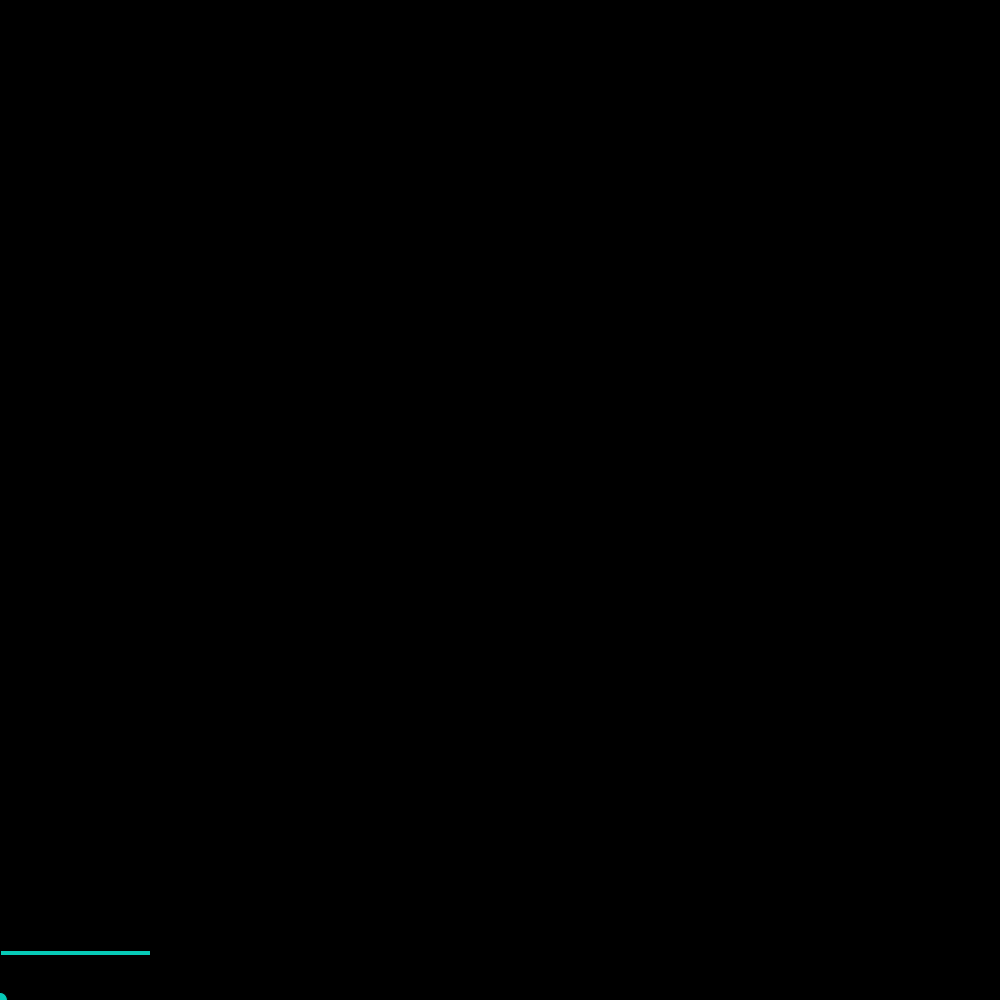
Frame 1 (no input)
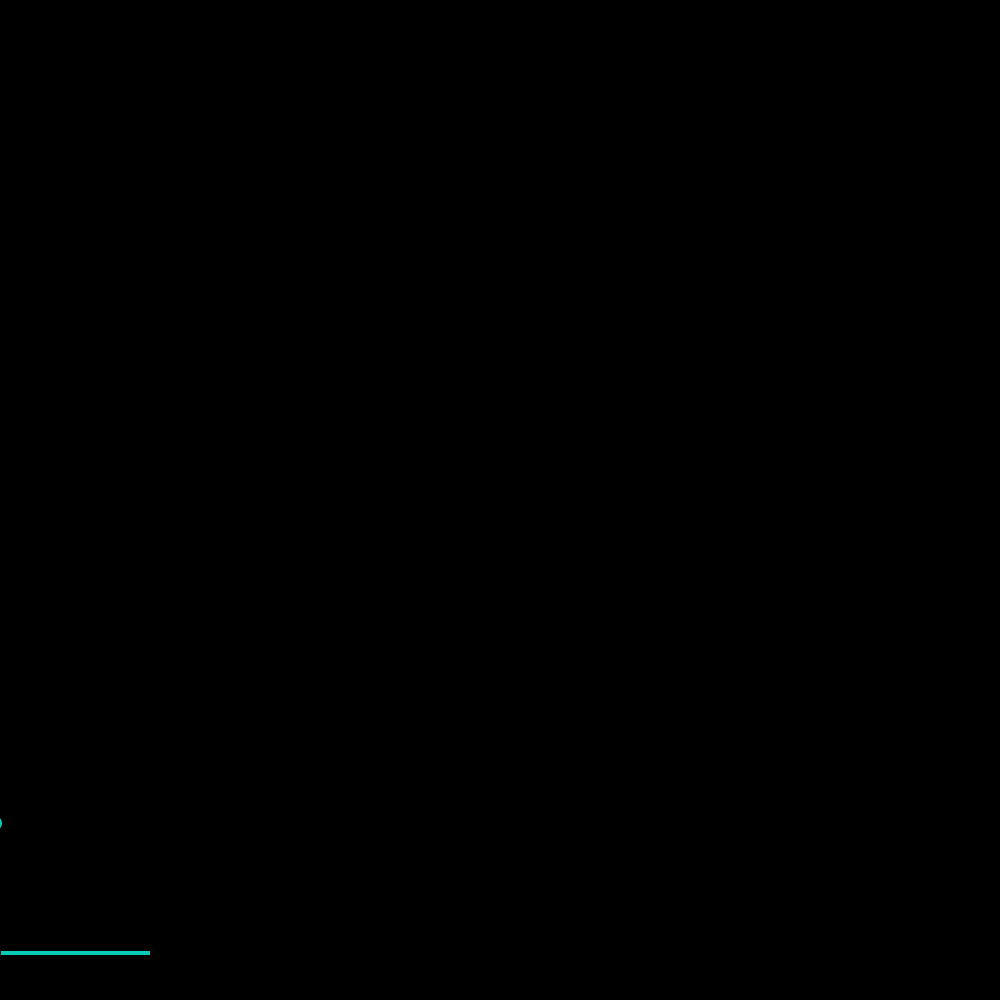
Frame 60 (the mouse pressed at the canvas centre just before this capture)
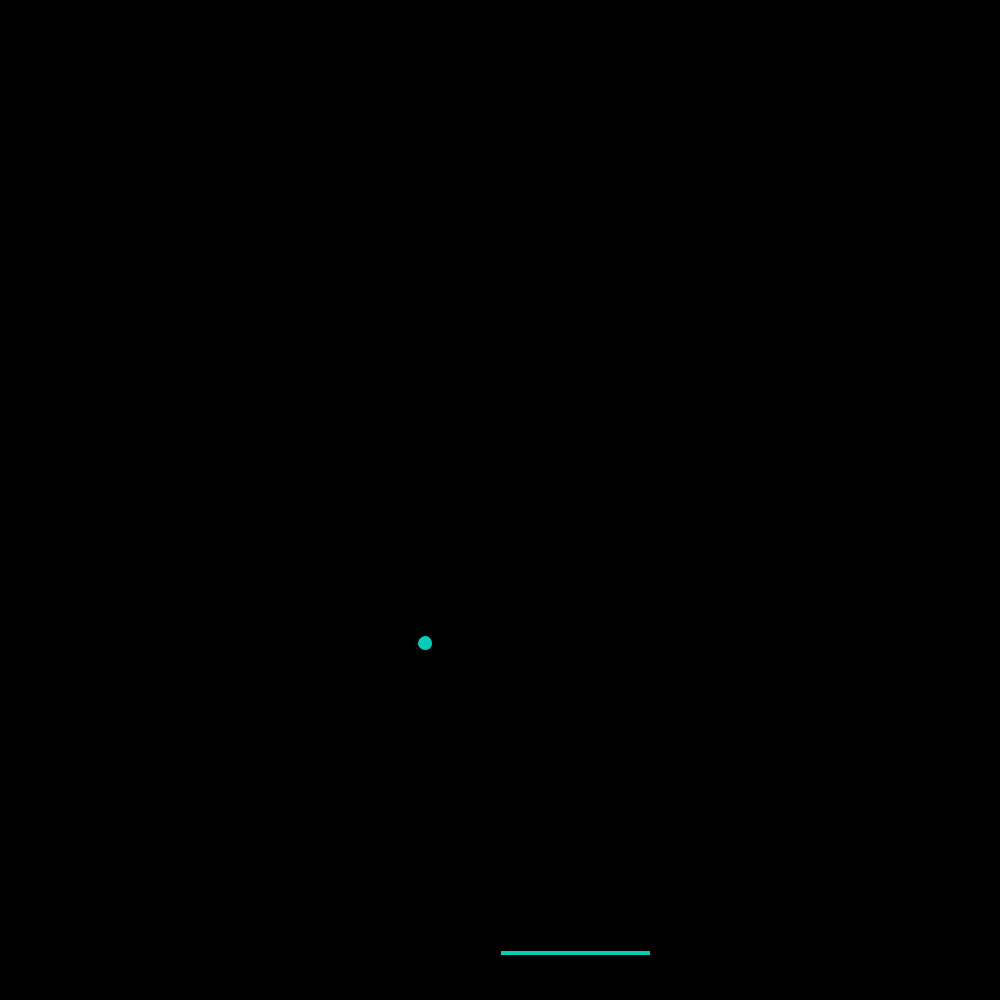
Frame 120 (the mouse held since frame 60 and released just before this capture)

The Processing sketch that drew these frames (run headless with seeded random() and noise(); from frame 60 on, the mouse is pressed at the canvas centre):

// Processing sketch: pong2_0
// ── pong2_0.pde
int velx = 5;
int vely = 3;

int bx=0;
int by=1000;

void setup() {
  size(1000, 1000);
}
void draw() {
  background(0, 0, 0);
  fill(7, 202, 183);
  ellipse(bx, by, 15, 15);
  fill(7, 202, 183);
  rect(mouseX, 950, 150, 5);
  bx+=velx;
  by-=vely;

  if (bx>mouseX&&bx<mouseX+150) {
    velx=-10;
  }


  if (bx>=1000) {

    velx-=10;
  }

  if (by<=0) {

    vely-=6;
  }

  if (bx<=0) {

    velx+=10;
  }

  if (by>=1000) {

    vely+=6;
  }
}
